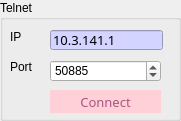
   <widget class="QGroupBox" name="groupBox">
    <property name="geometry">
     <rect>
      <x>0</x>
      <y>0</y>
      <width>181</width>
      <height>121</height>
     </rect>
    </property>
    <property name="title">
     <string>Telnet</string>
    </property>
    <widget class="QPushButton" name="Telnet_Connect">
     <property name="geometry">
      <rect>
       <x>50</x>
       <y>90</y>
       <width>111</width>
       <height>23</height>
      </rect>
     </property>
     <property name="font">
      <font>
       <family>Sans Serif</family>
       <pointsize>10</pointsize>
      </font>
     </property>
     <property name="styleSheet">
      <string notr="true">color: rgb(170, 85, 127);
border:none;
background-color: rgb(255, 208, 215);</string>
     </property>
     <property name="text">
      <string>Connect</string>
     </property>
    </widget>
    <widget class="QLineEdit" name="Telnet_IP">
     <property name="geometry">
      <rect>
       <x>50</x>
       <y>30</y>
       <width>113</width>
       <height>20</height>
      </rect>
     </property>
     <property name="font">
      <font>
       <family>Sans Serif</family>
       <pointsize>10</pointsize>
      </font>
     </property>
     <property name="styleSheet">
      <string notr="true">background-color: rgb(211, 212, 255);</string>
     </property>
     <property name="text">
      <string>10.3.141.1</string>
     </property>
    </widget>
    <widget class="QLabel" name="label">
     <property name="geometry">
      <rect>
       <x>10</x>
       <y>30</y>
       <width>47</width>
       <height>13</height>
      </rect>
     </property>
     <property name="text">
      <string>IP</string>
     </property>
    </widget>
    <widget class="QLabel" name="label_2">
     <property name="geometry">
      <rect>
       <x>10</x>
       <y>60</y>
       <width>47</width>
       <height>13</height>
      </rect>
     </property>
     <property name="text">
      <string>Port</string>
     </property>
    </widget>
    <widget class="QSpinBox" name="Telnet_Port">
     <property name="geometry">
      <rect>
       <x>50</x>
       <y>60</y>
       <width>111</width>
       <height>22</height>
      </rect>
     </property>
     <property name="maximum">
      <number>99999</number>
     </property>
     <property name="value">
      <number>50885</number>
     </property>
    </widget>
   </widget>
